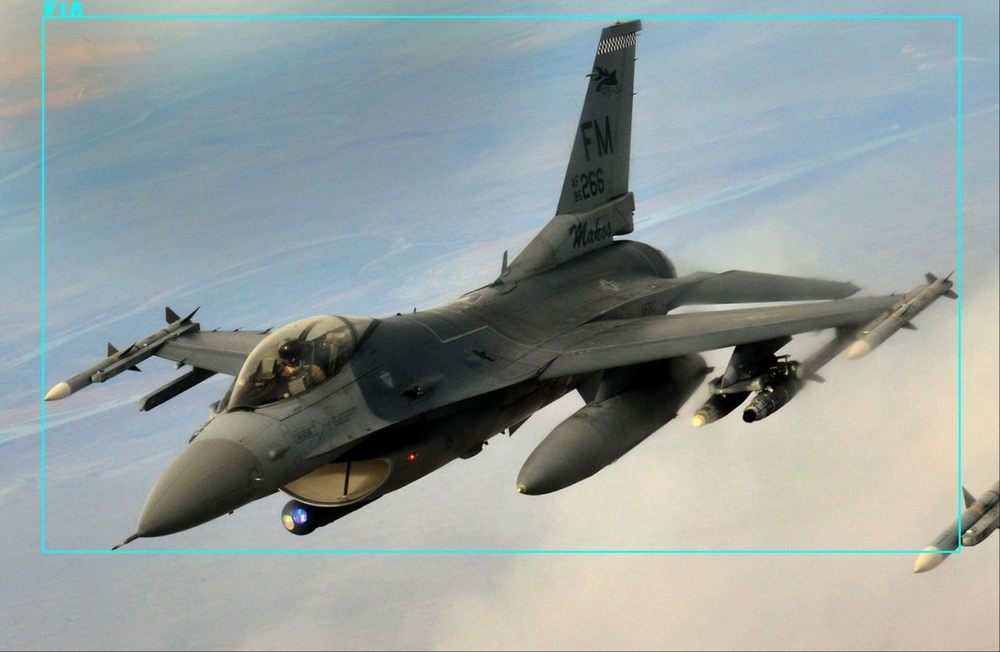
#> input picture images/WhatsApp Image 2025-07-20 at 04.00.25_3eaa8901.jpg, 1000 x 652 px, shrunk from 1280 x 835 before the run
$ python -i angle_augmentation.py   (imports and definitions only)
#> lines starting #> are read from the running program, lines starting #| are printed output that depends on the picture
#> further down, picture is the input picture: shape (652, 1000, 3); mean B, G, R 157, 158.2, 148.1
import cv2
import numpy as np
from typing import Tuple, List
import random

class AngleAugmentation:
    def __init__(self):
        self.perspective_variants = 5

    # [123 lines left out: functions simulate_viewing_angles, _generate_perspective_transform, _transform_bboxes, not called in this run]

    def enhance_thermal_contrast(self, image: np.ndarray) -> np.ndarray:
        """Enhance thermal image contrast for better angle detection"""
        # Apply CLAHE (Contrast Limited Adaptive Histogram Equalization)
        if len(image.shape) == 3:
            # Convert to LAB color space
            lab = cv2.cvtColor(image, cv2.COLOR_BGR2LAB)
#> lab: shape (652, 1000, 3); mean of channels 0, 1, 2 162.6, 124.6, 127.5
            clahe = cv2.createCLAHE(clipLimit=3.0, tileGridSize=(8, 8))
            lab[:, :, 0] = clahe.apply(lab[:, :, 0])
#> lab: shape (652, 1000, 3); mean of channels 0, 1, 2 157.4, 124.6, 127.5
            enhanced = cv2.cvtColor(lab, cv2.COLOR_LAB2BGR)
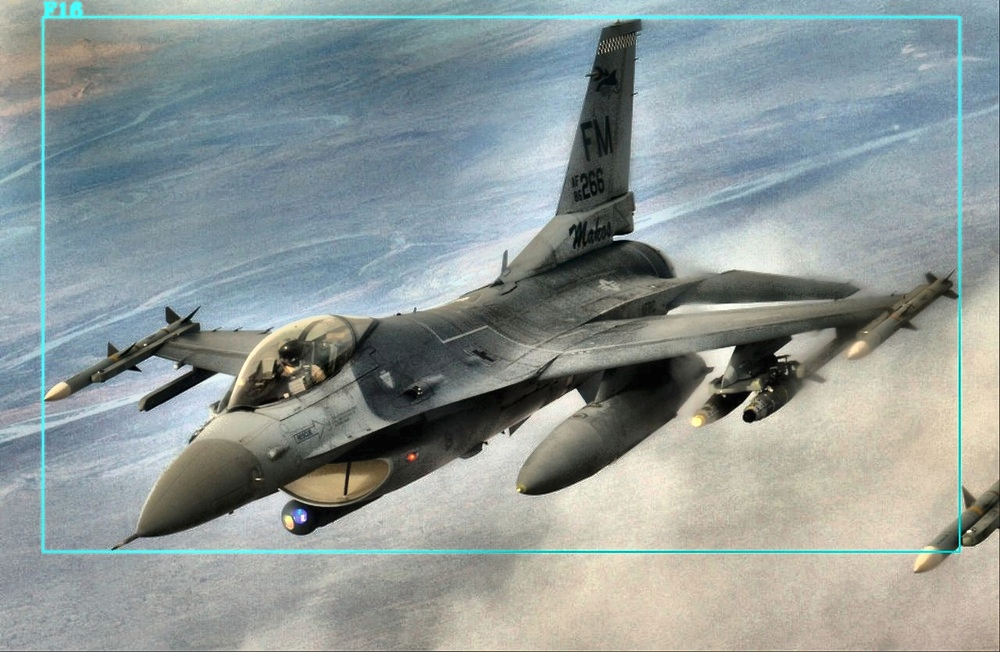
#> enhanced: shape (652, 1000, 3); mean B, G, R 151.4, 152.7, 142.5
        else:
            # For grayscale images
            clahe = cv2.createCLAHE(clipLimit=3.0, tileGridSize=(8, 8))
            enhanced = clahe.apply(image)

        return enhanced

>>> import cv2
>>> picture = cv2.imread('../images/WhatsApp Image 2025-07-20 at 04.00.25_3eaa8901.jpg')
>>> result = AngleAugmentation().enhance_thermal_contrast(picture)

$ run again, on images/WhatsApp Image 2025-07-20 at 04.15.26_78b9912a.jpg
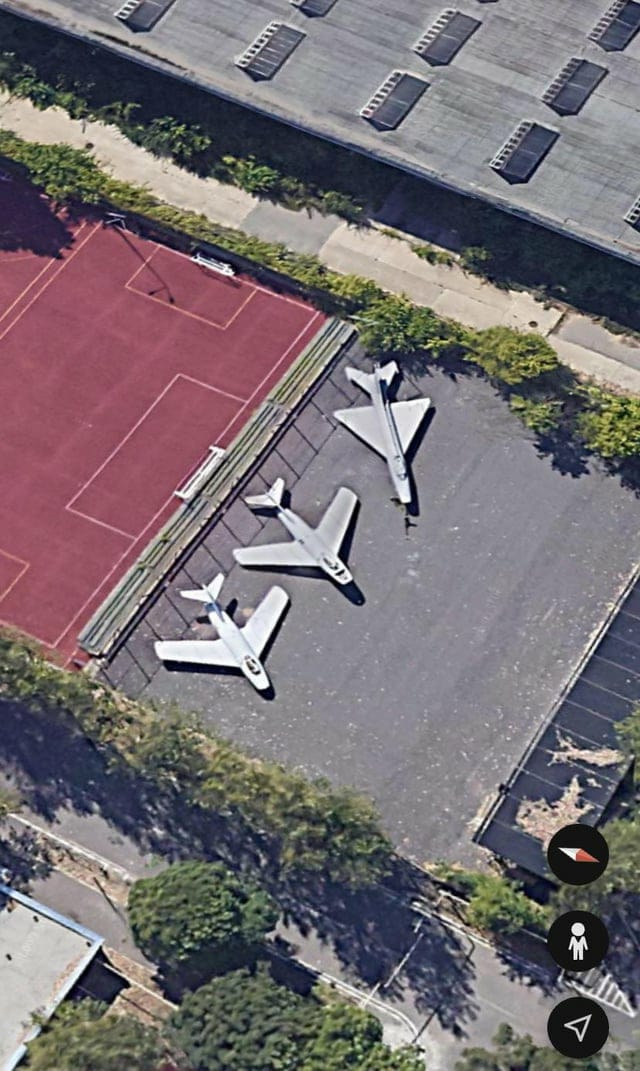
#> input picture images/WhatsApp Image 2025-07-20 at 04.15.26_78b9912a.jpg, 640 x 1071 px
#> picture is the input picture: shape (1071, 640, 3); mean B, G, R 114.1, 110, 118.2
#> in enhance_thermal_contrast, `enhanced = cv2.cvtColor(lab, cv2.COLOR_LAB2BGR)`:
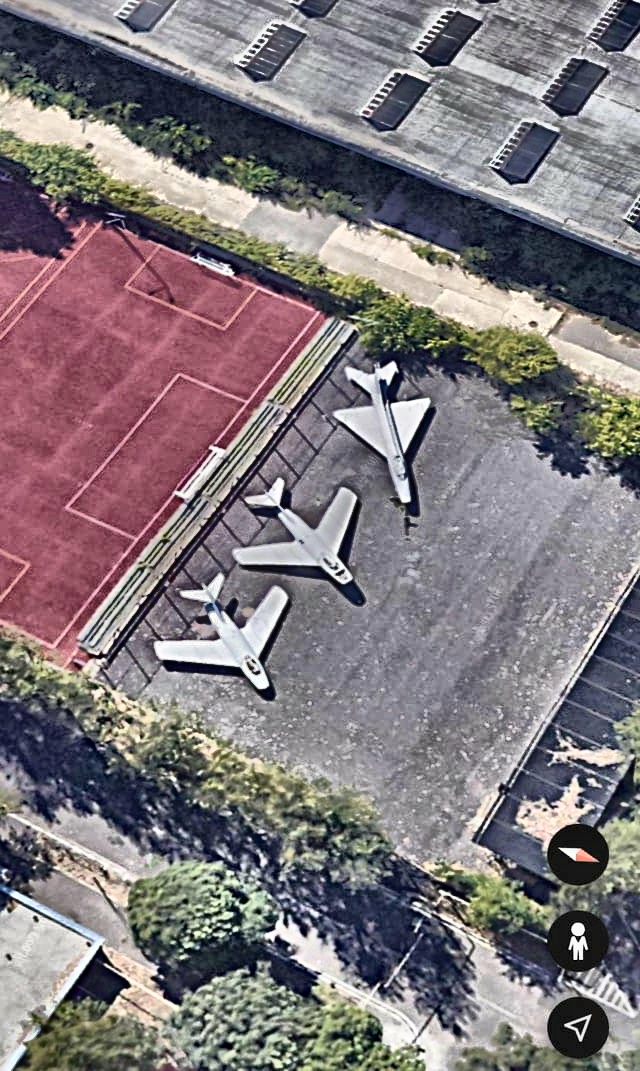
#> enhanced: shape (1071, 640, 3); mean B, G, R 123.2, 119.3, 127.5

$ run again, on images/WhatsApp Image 2025-07-20 at 04.15.26_c6e3e500.jpg
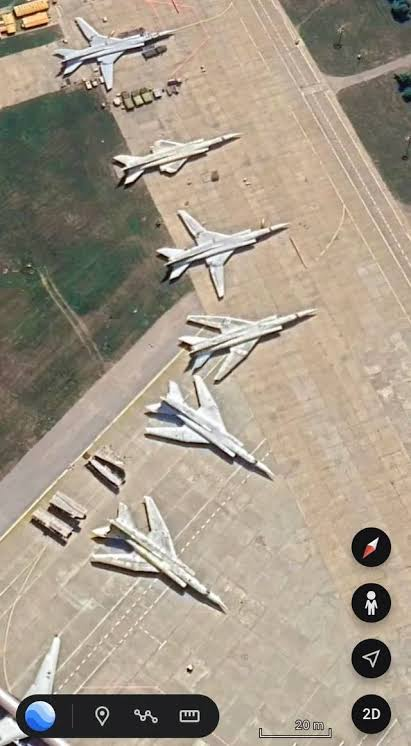
#> input picture images/WhatsApp Image 2025-07-20 at 04.15.26_c6e3e500.jpg, 411 x 746 px
#> picture is the input picture: shape (746, 411, 3); mean B, G, R 136.6, 152.6, 163.7
#> in enhance_thermal_contrast, `enhanced = cv2.cvtColor(lab, cv2.COLOR_LAB2BGR)`:
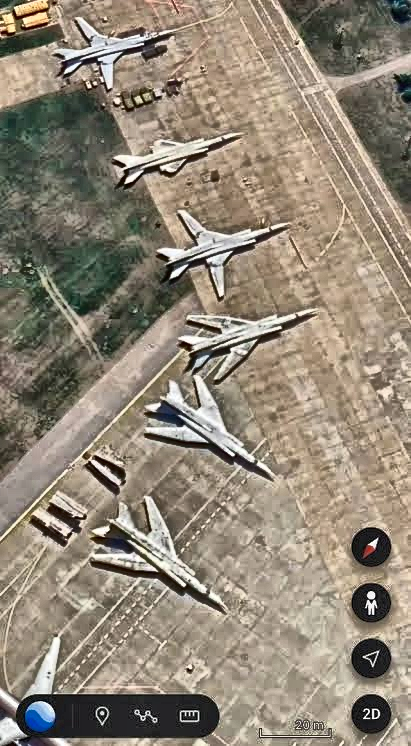
#> enhanced: shape (746, 411, 3); mean B, G, R 119, 134.6, 145.1
